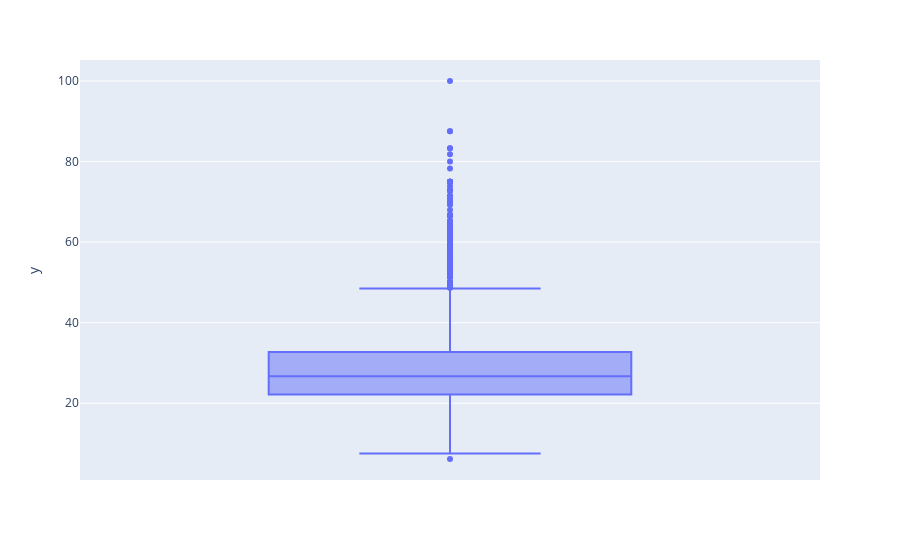

Source (notebook cell):
### Code cell
px.box(y = cluster_temporal_stats_with_threshold['fe_rr_ratio'])

### Figure 1 — Plotly figure (JSON) as saved in the notebook; plotly's stock layout.template omitted (floating-point values rounded to 4 significant figures; data arrays with more than 128 entries replaced by an {"elided": "..."} marker saying what was removed)
{"data": [{"alignmentgroup": "True", "hovertemplate": "y=%{y}<extra></extra>", "legendgroup": "", "marker": {"color": "#636efa"}, "name": "", "notched": false, "offsetgroup": "", "orientation": "v", "showlegend": false, "type": "box", "x0": " ", "xaxis": "x", "y": {"elided": "6067 float values"}, "y0": " ", "yaxis": "y"}], "layout": {"boxmode": "group", "legend": {"tracegroupgap": 0}, "margin": {"t": 60}, "xaxis": {"anchor": "y", "domain": [0, 1]}, "yaxis": {"anchor": "x", "domain": [0, 1], "title": {"text": "y"}}}}
